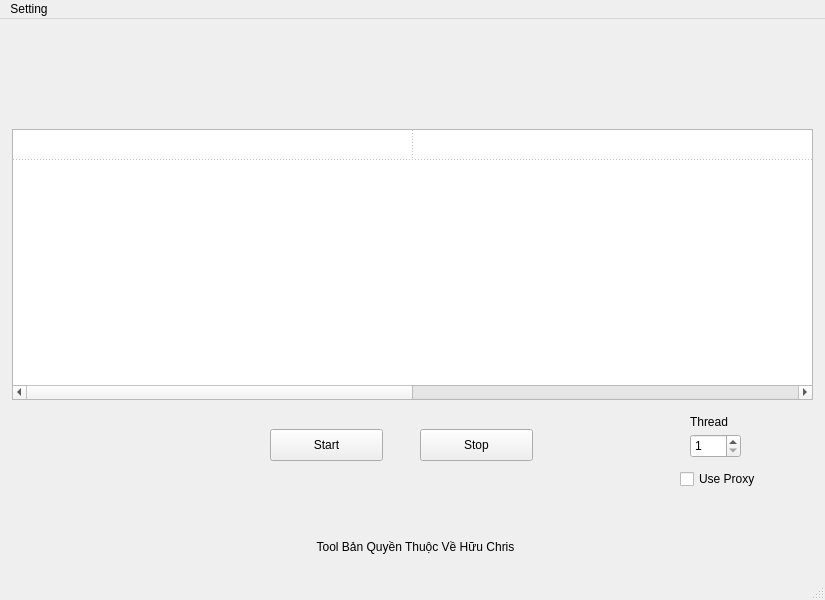
<?xml version="1.0" encoding="UTF-8"?>
<ui version="4.0">
 <class>MainWindow</class>
 <widget class="QMainWindow" name="MainWindow">
  <property name="geometry">
   <rect>
    <x>0</x>
    <y>0</y>
    <width>825</width>
    <height>600</height>
   </rect>
  </property>
  <property name="windowTitle">
   <string>MainWindow</string>
  </property>
  <widget class="QWidget" name="centralwidget">
   <widget class="QPushButton" name="pushButton">
    <property name="geometry">
     <rect>
      <x>270</x>
      <y>410</y>
      <width>113</width>
      <height>32</height>
     </rect>
    </property>
    <property name="text">
     <string>Start</string>
    </property>
   </widget>
   <widget class="QPushButton" name="pushButton_2">
    <property name="geometry">
     <rect>
      <x>420</x>
      <y>410</y>
      <width>113</width>
      <height>32</height>
     </rect>
    </property>
    <property name="text">
     <string>Stop</string>
    </property>
   </widget>
   <widget class="QTableWidget" name="tableWidget">
    <property name="geometry">
     <rect>
      <x>12</x>
      <y>110</y>
      <width>801</width>
      <height>271</height>
     </rect>
    </property>
    <property name="lineWidth">
     <number>1</number>
    </property>
    <property name="autoScrollMargin">
     <number>16</number>
    </property>
    <property name="gridStyle">
     <enum>Qt::DotLine</enum>
    </property>
    <property name="columnCount">
     <number>2</number>
    </property>
    <attribute name="horizontalHeaderVisible">
     <bool>false</bool>
    </attribute>
    <attribute name="horizontalHeaderDefaultSectionSize">
     <number>400</number>
    </attribute>
    <attribute name="horizontalHeaderHighlightSections">
     <bool>true</bool>
    </attribute>
    <attribute name="horizontalHeaderShowSortIndicator" stdset="0">
     <bool>false</bool>
    </attribute>
    <attribute name="horizontalHeaderStretchLastSection">
     <bool>false</bool>
    </attribute>
    <attribute name="verticalHeaderVisible">
     <bool>false</bool>
    </attribute>
    <attribute name="verticalHeaderHighlightSections">
     <bool>true</bool>
    </attribute>
    <row>
     <property name="text">
      <string>New Row</string>
     </property>
    </row>
    <column>
     <property name="text">
      <string>New Column</string>
     </property>
    </column>
    <column>
     <property name="text">
      <string>New Column</string>
     </property>
    </column>
   </widget>
   <widget class="QSpinBox" name="spinBox">
    <property name="geometry">
     <rect>
      <x>690</x>
      <y>415</y>
      <width>51</width>
      <height>24</height>
     </rect>
    </property>
    <property name="minimum">
     <number>1</number>
    </property>
    <property name="value">
     <number>1</number>
    </property>
   </widget>
   <widget class="QCheckBox" name="checkBox">
    <property name="geometry">
     <rect>
      <x>680</x>
      <y>450</y>
      <width>111</width>
      <height>20</height>
     </rect>
    </property>
    <property name="text">
     <string>Use Proxy</string>
    </property>
   </widget>
   <widget class="QLabel" name="label">
    <property name="geometry">
     <rect>
      <x>690</x>
      <y>395</y>
      <width>60</width>
      <height>16</height>
     </rect>
    </property>
    <property name="text">
     <string>Thread</string>
    </property>
   </widget>
   <widget class="QLabel" name="label_3">
    <property name="geometry">
     <rect>
      <x>280</x>
      <y>520</y>
      <width>271</width>
      <height>16</height>
     </rect>
    </property>
    <property name="text">
     <string>Tool Bản Quyền Thuộc Về Hữu Chris</string>
    </property>
    <property name="alignment">
     <set>Qt::AlignCenter</set>
    </property>
   </widget>
  </widget>
  <widget class="QMenuBar" name="menubar">
   <property name="geometry">
    <rect>
     <x>0</x>
     <y>0</y>
     <width>825</width>
     <height>24</height>
    </rect>
   </property>
   <widget class="QMenu" name="menuSetting">
    <property name="title">
     <string>Setting</string>
    </property>
    <addaction name="actionKeyword"/>
   </widget>
   <addaction name="menuSetting"/>
  </widget>
  <widget class="QStatusBar" name="statusbar"/>
  <action name="actionKeyword">
   <property name="text">
    <string>Keyword</string>
   </property>
  </action>
 </widget>
 <resources/>
 <connections/>
</ui>
